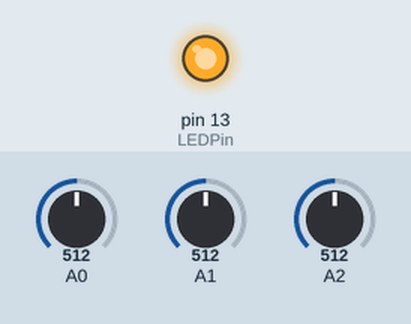
Recording of a sketch running on a simulated Arduino Uno, built with avr-gcc and run on an emulated ATmega328P. Shown: output pins drawn as LEDs (lit = HIGH). Inputs (shaded band) come from the test bench; at power-on: A0 = 512, A1 = 512, A2 = 512. What the sketch prints to the serial monitor is not drawn.

Above: at 0.1 s.
Timing chart, 0 to 1.6 s (numbered marks = the images above):
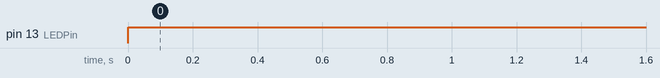

Measured:
- by itself, pin 13 (LEDPin): LOW → HIGH at 0.00 s

The sketch:

accelerometer.ino
```cpp
const int analogPinX = 0;
const int analogPinY = 1;
const int analogPinZ = 2;

const int LEDPin = 13;

void setup() {
  Serial.begin(9600);
  pinMode(LEDPin, OUTPUT);
}

double analogRead33(int pin) {
  double v = analogRead(pin);
  v /= 1023 * (3.3 / 5);
  return (v - 0.5) * 2;
}

const double ACCEL_RANGE = 3;
const double ACCEL_THRESH = 0.2;

int numTicks = 0;

void loop() {
  // put your main code here, to run repeatedly:
  double x = analogRead33(analogPinX) * ACCEL_RANGE;
  double y = analogRead33(analogPinY) * ACCEL_RANGE;
  double z = analogRead33(analogPinZ) * ACCEL_RANGE;

  if (abs(z) >= ACCEL_THRESH) {
    numTicks = 10;
  }

  int led;
  if (numTicks > 0) {
    led = HIGH;
    numTicks --;
  } else {
    led = LOW;
  }
  digitalWrite(LEDPin, led);

  Serial.print(z);
  Serial.print("\t");
  Serial.print(sqrt(x*x + y*y));
  Serial.print("\t");
  Serial.print(atan2(y, x));
  Serial.print("\t");
  Serial.print(led == HIGH ? 3 : 0);
  Serial.println();
  delay(100);
}
```
